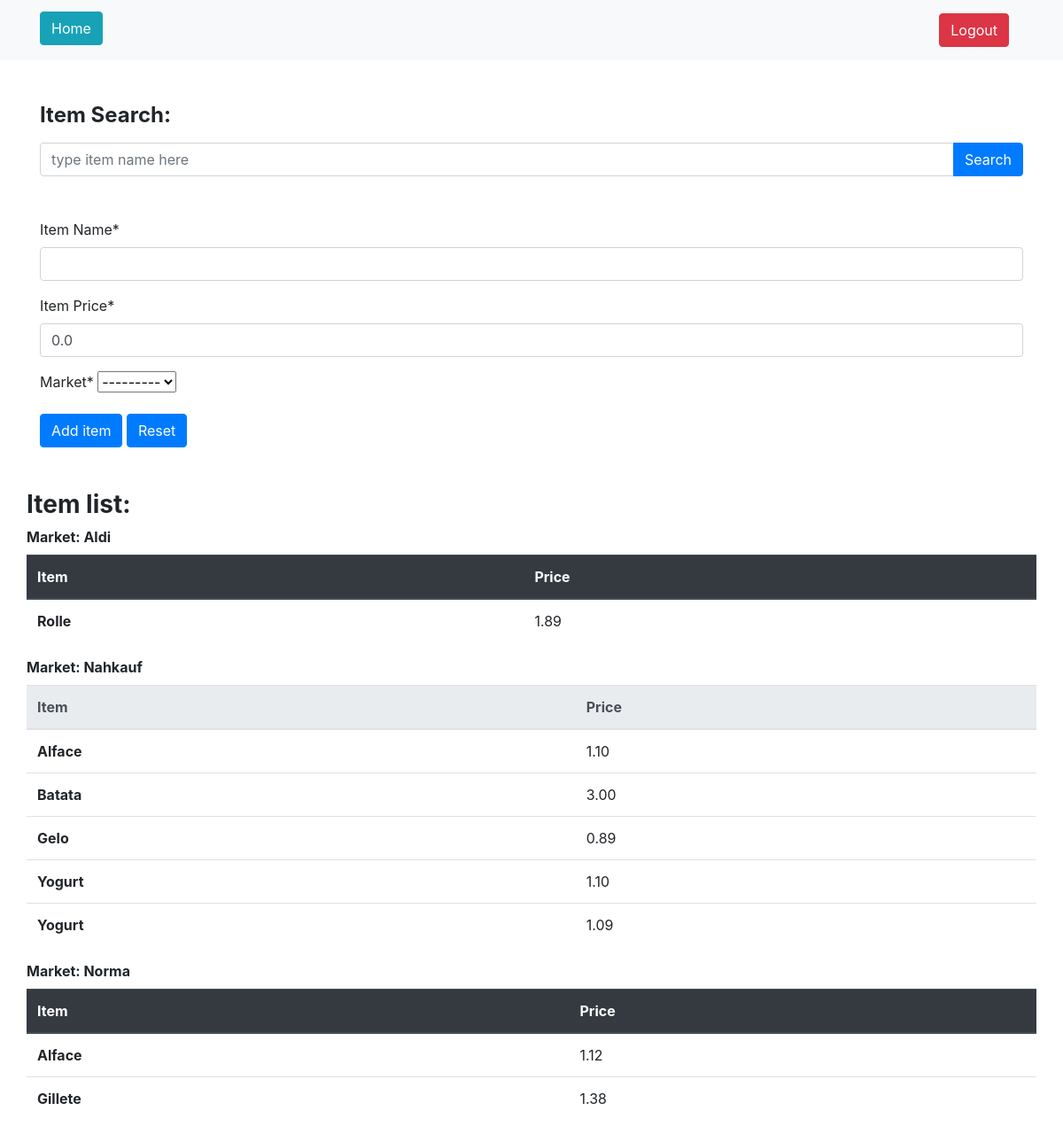
Page /createItem/ (signed in) on the earlier database version.
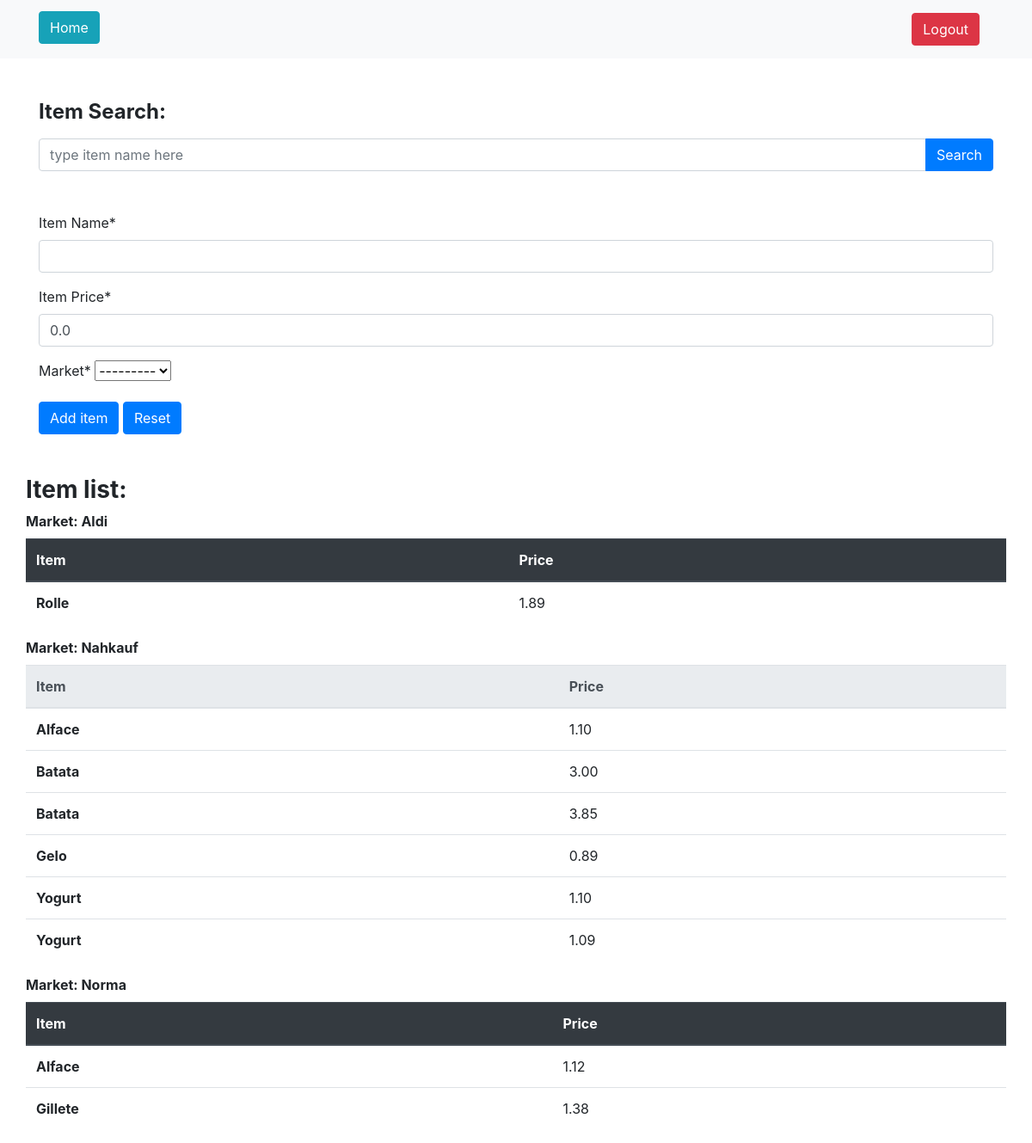
Same page on the later database version.
### calculator/models.py (models this page shows)
class MarketCreatedModel(models.Model):
    name = models.CharField(max_length=100, null=True)
    distance = models.PositiveIntegerField(null=True)
    favorite = models.BooleanField(null=True, default=False)
    user_id = models.ForeignKey(User, null=True, on_delete=models.CASCADE)
    def __str__(self):
        return f'{self.name.title()}'

class ItemCreatedModel(models.Model):
    class Meta:
        ordering = ['market_id__user_id']
    name = models.CharField(max_length=100, null=True)
    price = models.DecimalField(
        max_digits=10,
        decimal_places=2,
        validators=[MinValueValidator(0.01)])
    market_id = models.ForeignKey(
        MarketCreatedModel, on_delete=models.CASCADE, related_name="market_id")
    def __str__(self):
        return f'{self.name}'

### calculator/views.py (the view, shortened to what this page needs)
# urls.py: path('createItem/', views.CreateItemView.as_view(), name='create_item'),
@method_decorator(login_required, name='dispatch')
class CreateItemView(View):
    template_name = 'itemCreation.html'
    form_class = CreateNewItemForm
    context = {}
    def get_context_data(self, **kwargs):
        try:
            qs = ItemCreatedModel.objects\
                .filter(market_id__user_id=self.request.user.id)\
                .select_related('market_id')
            list_of_markets = {i.market_id: i for i in qs}
        except IndexError:
            list_of_markets = {}
        self.context['list_of_markets'] = list_of_markets
        return self.context
    def get(self, request, *args, **kwargs):
        form = self.form_class(request.user, initial={'price': 0.00})
        context = self.get_context_data()
        context['form'] = form
        print(context['list_of_markets'])
        return render(request, self.template_name, context=context)

### calculator/forms.py
class CreateNewItemForm(forms.ModelForm):
    class Meta:
        model = ItemCreatedModel
        fields = ('name', 'price', 'market_id')
        labels = {
            'name': 'Item Name',
            'price': 'Item Price',
            'market_id': 'Market',
        }
    def __init__(self, user, *args, **kwargs):
        super(CreateNewItemForm, self).__init__(*args, **kwargs)
        self.fields['market_id'].queryset = MarketCreatedModel.objects.filter(
            user_id=user.id).order_by('name')
        self.fields['price'].widget.attrs['min'] = Decimal('0.00')

### calculator/templates/itemCreation.html (shortened to what this page needs)
{% extends "base.html" %}
{% load crispy_forms_tags %}
{% block content %}
    <div class="container mt-5">
        <label for="itemSearch">
            <h4>
                <strong>Item Search:</strong>
            </h4>
        </label>
        <div class="input-group">
            <input type="text"
                   class="form-control"
                   placeholder="type item name here"
                   aria-label="Item name to be searched on Item database"
                   aria-describedby="button-addon4">
            <div class="input-group-append" id="button-addon4">
                <button class="btn btn-primary" type="button">Search</button>
            </div>
        </div>
    </div>
    <div class="container mt-5">
        <div class="row">
            <div class="col-md-12">
                <form method="POST">
                    {{ form|crispy }}
                    <button class="btn btn-primary" type="submit" name='saveItem'>Add item</button>
                    <button class="btn btn-primary" type="submit" name='resetItem'>Reset</button>
                </form>
            </div>
        </div>
    </div>
    <div class="container mt-5">
        <div class="row">
            <h3>
                <strong>Item list:</strong>
            </h3>
    </div>
    <div class="row">
        {% for market in list_of_markets %}
            <table class="table">
                {% if not forloop.counter|divisibleby:2 %}
                    <thead class="thead-dark">
                {% else %}
                    <thead class="thead-light">
                {% endif %}
                        <label for="itemListMarket">
                            <strong>Market: {{ market.name|title }}</strong>
                        </label>
                        <tr>
                            <th scope="col">Item</th>
                            <th scope="col">Price</th>
                        </tr>
                    </thead>
                    <tbody>
                        {% for item in market.market_id.all|dictsort:"name" %}
                            <tr>
                                <th scope="row">{{ item.name|title }}</th>
                                <td>{{ item.price }}</td>
                            </tr>
                        {% endfor %}
                    </tbody>
                </table>
            {% endfor %}
        </div>
    {% endblock content %}

Differences in the rows shown:
added ItemCreatedModel: name "Batata", price "3.85", shown under MarketCreatedModel "Nahkauf"
